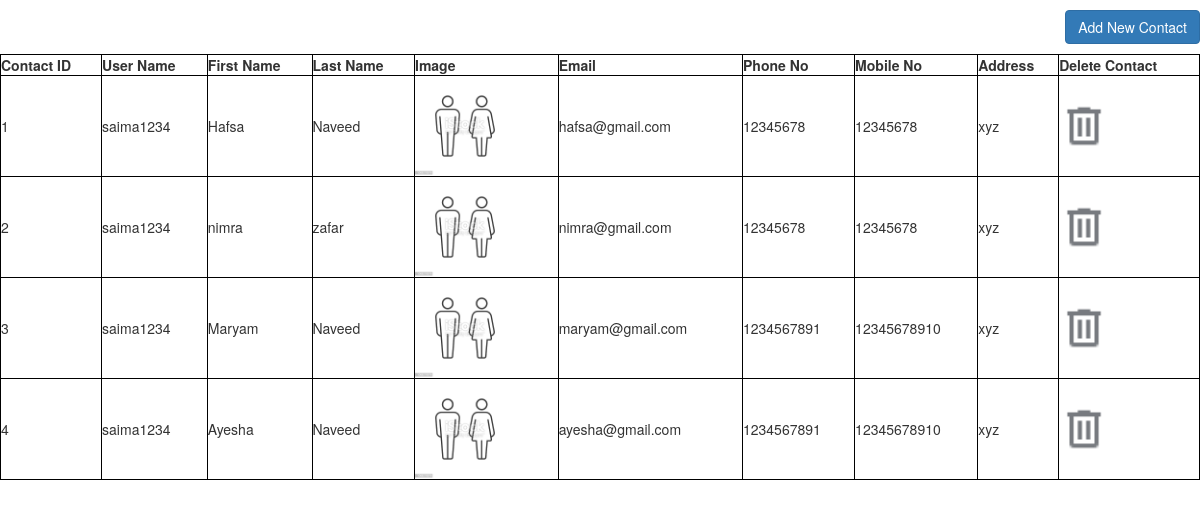
The page / on the database its author committed.
### core/models.py (models this page shows)
class Contact(models.Model):
    user = models.ForeignKey(User, on_delete=models.SET_NULL, null=True)
    first_name = models.CharField(max_length=30)
    last_name = models.CharField(max_length=30, null=True, blank=True)
    image = models.ImageField(upload_to='uploads/', default='uploads/default.png')
    email = models.EmailField(max_length=50, null=True, blank=True)
    phone = models.CharField(max_length=10, null=True, blank=True)
    mobile = models.CharField(max_length=11, null=True, blank=True)
    address = models.CharField(max_length=30, null=True, blank=True)
    nickname = models.CharField(max_length=30, null=True, blank=True)

### core/views.py (the view)
# urls.py: 2. Add a URL to urlpatterns:  path('', Home.as_view(), name='home')
def Home(request):
    contacts = Contact.objects.all()
    return render(request, 'contacts.html', {'contacts': contacts})

### templates/contacts.html (shortened to what this page needs)
<!DOCTYPE html>
<html lang="en">
<head>
    <link rel="stylesheet" href="https://maxcdn.bootstrapcdn.com/bootstrap/3.4.1/css/bootstrap.min.css">
</head>
<body>
    <a href="/addcontact/">
        <button style="margin-top: 10px; margin-bottom: 10px; float: right" type="button" class="btn btn-primary">Add New Contact</button>
    </a>
    <table style="width:100%">
      <tr>
        <th>Contact ID</th>
        <th>User Name</th>
        <th>First Name</th>
        <th>Last Name</th>
          <th>Image</th>
        <th>Email</th>
        <th>Phone No</th>
        <th>Mobile No</th>
        <th>Address</th>
        <th>Delete Contact</th>
      </tr>
        {% for contact in contacts %}
          <tr>
            <td>{{ forloop.counter }}</td>
            <td>{{ contact.user }}</td>
              <td>{{ contact.first_name }}</td>
        <td>{{ contact.last_name }}</td>
              <td>
                          {% if contact.image %}
            <img src="{{ contact.image.url }}" width="100" height="100">
        {% endif %}
              </td>
        <td>{{ contact.email }}</td>
        <td>{{ contact.phone }}</td>
        <td>{{ contact.mobile }}</td>
        <td>{{ contact.address }} </td>
              <td><a href={% url 'delete' contact.id %}><img src="/uploads/delete_unhighlight.png" width="50" height="50"></a></td>
          </tr>
        {% endfor %}
        </table>
</body>
</html>

### templates/contacts.html (style rules this page uses)
table, th, td { border:1px solid black; }

### rows shown on the page
Contact: user "saima1234", first_name "Hafsa", last_name "Naveed", image (picture), email "hafsa@gmail.com", phone "12345678", mobile "12345678", address "xyz"
Contact: user "saima1234", first_name "nimra", last_name "zafar", image (picture), email "nimra@gmail.com", phone "12345678", mobile "12345678", address "xyz"
Contact: user "saima1234", first_name "Maryam", last_name "Naveed", image (placeholder picture), email "maryam@gmail.com", phone "1234567891", mobile "12345678910", address "xyz"
Contact: user "saima1234", first_name "Ayesha", last_name "Naveed", image (picture), email "ayesha@gmail.com", phone "1234567891", mobile "12345678910", address "xyz"
